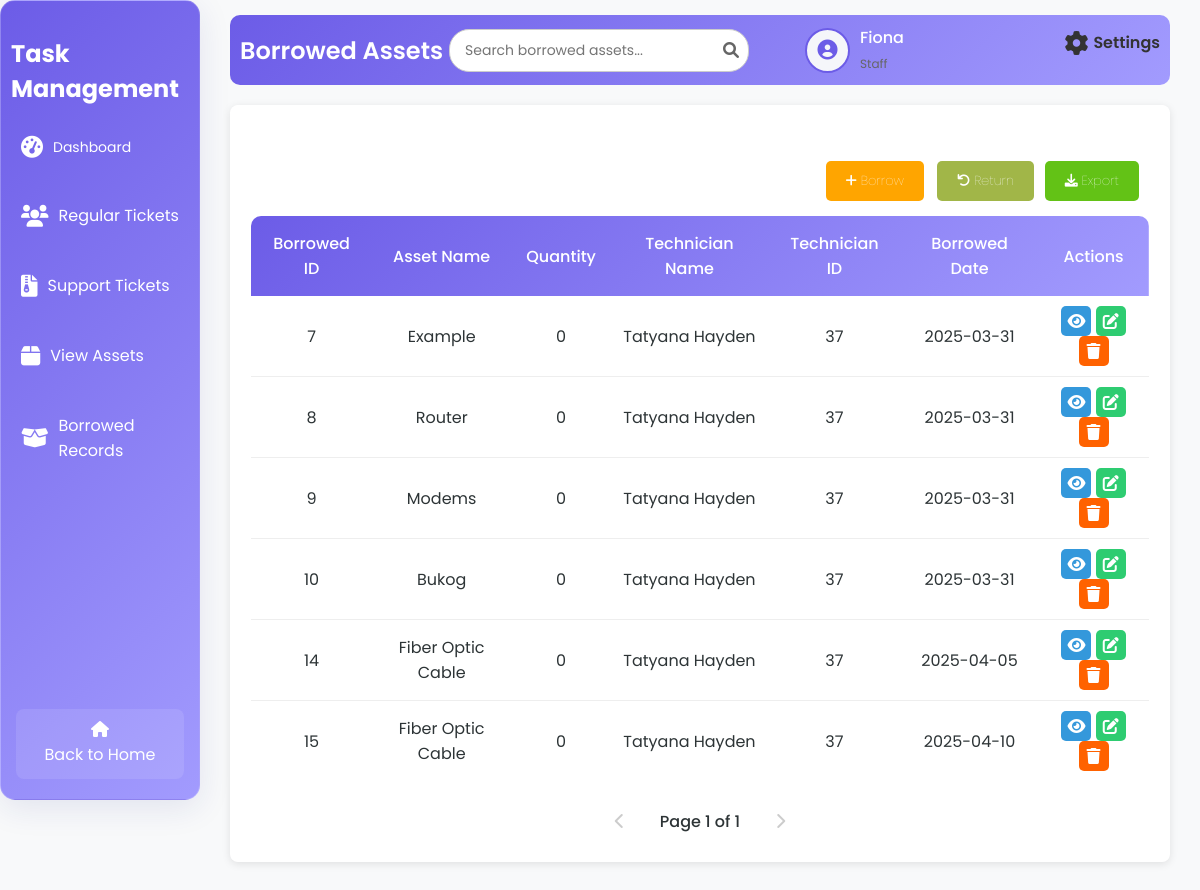
Page /techBorrowed.php (signed in) on the earlier database version.
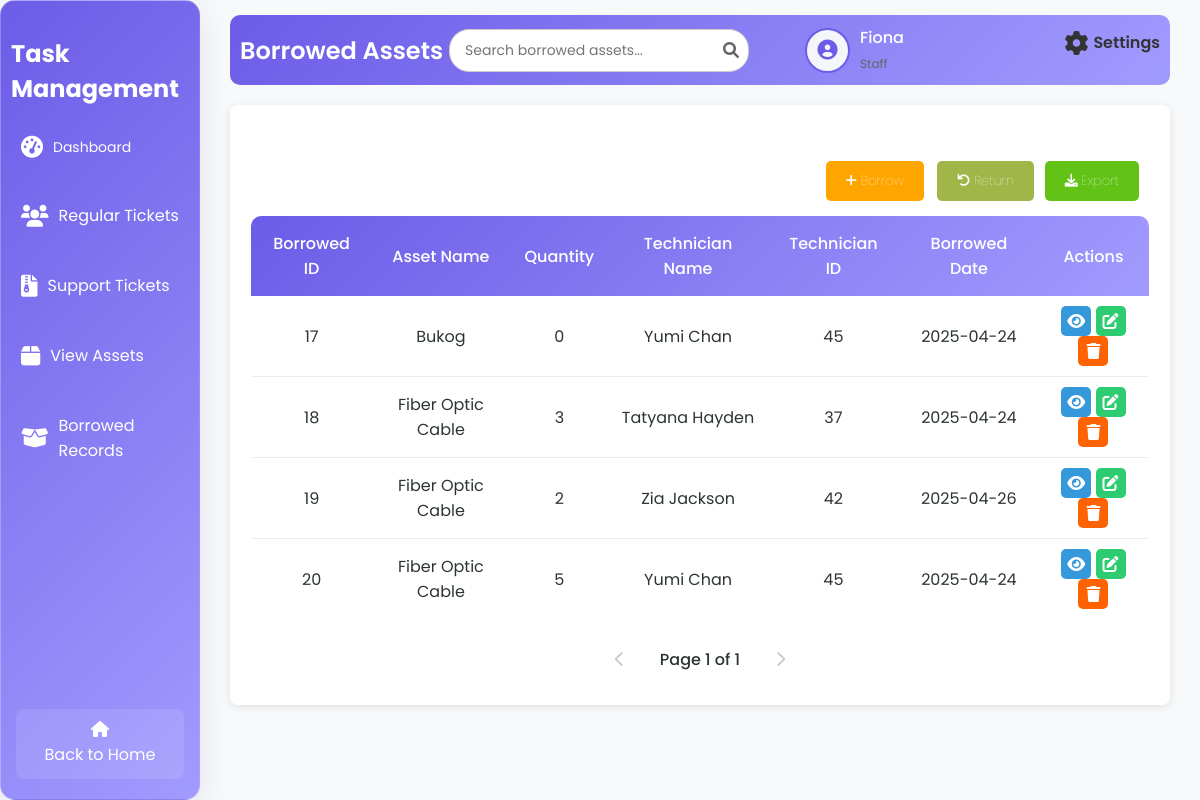
Same page on the later database version.
### tables this page shows
CREATE TABLE `tbl_borrowed` (
  `b_id` int(50) NOT NULL,
  `b_assets_name` varchar(100) NOT NULL,
  `b_quantity` int(50) NOT NULL,
  `b_technician_name` varchar(100) NOT NULL,
  `b_date` date NOT NULL,
  `b_technician_id` int(50) NOT NULL
);

### techBorrowed.php (the view, shortened to what the changed rows need)
<?php
include 'db.php';
if ($conn) {
    $limit = 10;
    $page = isset($_GET['page']) ? (int)$_GET['page'] : 1;
    $offset = ($page - 1) * $limit;
    $sqlBorrowed = "SELECT b_id, b_assets_name, b_quantity, b_technician_name, b_technician_id, b_date
                    FROM tbl_borrowed
                    LIMIT ?, ?";
    $stmt = $conn->prepare($sqlBorrowed);
    $stmt->bind_param("ii", $offset, $limit);
    $stmt->execute();
    $resultBorrowed = $stmt->get_result();
} else {
    echo "Database connection failed.";
    exit();
}
?>
<!DOCTYPE html>
<html lang="en">
<head>
    <link rel="stylesheet" href="borrowedT.css">
    <link rel="stylesheet" href="https://cdnjs.cloudflare.com/ajax/libs/font-awesome/6.0.0-beta3/css/all.min.css">
</head>
<body>
<div class="wrapper">
    <div class="sidebar glass-container">
        <h2>Task Management</h2>
    </div>
    <div class="container">
        <div class="upper">
            <h1>Borrowed Assets</h1>
        </div>
        <div class="table-box glass-container">
            <div class="borrowed">
                <table id="borrowedTable">
                    <thead>
                        <tr>
                            <th>Borrowed ID</th>
                            <th>Asset Name</th>
                            <th>Quantity</th>
                            <th>Technician Name</th>
                            <th>Technician ID</th>
                            <th>Borrowed Date</th>
                            <th>Actions</th>
                        </tr>
                    </thead>
                    <tbody id="tableBody">
                        <?php
                        if ($resultBorrowed && $resultBorrowed->num_rows > 0) {
                            while ($row = $resultBorrowed->fetch_assoc()) {
                                echo "<tr>
                                        <td>{$row['b_id']}</td>
                                        <td>" . (isset($row['b_assets_name']) ? htmlspecialchars($row['b_assets_name'], ENT_QUOTES, 'UTF-8') : 'N/A') . "</td>
                                        <td>{$row['b_quantity']}</td>
                                        <td>{$row['b_technician_name']}</td>
                                        <td>{$row['b_technician_id']}</td>
                                        <td>{$row['b_date']}</td>
                                        <td>
                                            <a class='view-btn' onclick=\"showViewModal('{$row['b_id']}', '" . htmlspecialchars($row['b_assets_name'], ENT_QUOTES, 'UTF-8') . "', '{$row['b_quantity']}', '{$row['b_technician_name']}', '{$row['b_technician_id']}', '{$row['b_date']}')\" title='View'><i class='fas fa-eye'></i></a>
                                            <a href='editBR.php?id={$row['b_id']}' class='edit-btn' title='Edit'><i class='fas fa-edit'></i></a>
                                            <a href='#' class='delete-btn' onclick='showDeleteModal({$row['b_id']})' title='Delete'><i class='fas fa-trash'></i></a>
                                        </td>
                                      </tr>";
                            }
                        } else {
                            echo "<tr><td colspan='7'>No borrowed assets found.</td></tr>";
                        }
                        ?>
                    </tbody>
                </table>
            </div>
        </div>
    </div>
</div>
</body>
</html>

Differences in the rows shown:
removed tbl_borrowed: b_id "7", b_assets_name "Example", b_quantity "0", b_technician_name "Tatyana Hayden", b_technician "37", b_date "2025-03-31"
removed tbl_borrowed: b_id "8", b_assets_name "Router", b_quantity "0", b_technician_name "Tatyana Hayden", b_technician "37", b_date "2025-03-31"
removed tbl_borrowed: b_id "9", b_assets_name "Modems", b_quantity "0", b_technician_name "Tatyana Hayden", b_technician "37", b_date "2025-03-31"
removed tbl_borrowed: b_id "10", b_assets_name "Bukog", b_quantity "0", b_technician_name "Tatyana Hayden", b_technician "37", b_date "2025-03-31"
removed tbl_borrowed: b_id "14", b_assets_name "Fiber Optic Cable", b_quantity "0", b_technician_name "Tatyana Hayden", b_technician "37", b_date "2025-04-05"
removed tbl_borrowed: b_id "15", b_assets_name "Fiber Optic Cable", b_quantity "0", b_technician_name "Tatyana Hayden", b_technician "37", b_date "2025-04-10"
added tbl_borrowed: b_id "17", b_assets_name "Bukog", b_quantity "0", b_technician_name "Yumi Chan", b_technician "45", b_date "2025-04-24"
added tbl_borrowed: b_id "18", b_assets_name "Fiber Optic Cable", b_quantity "3", b_technician_name "Tatyana Hayden", b_technician "37", b_date "2025-04-24"
added tbl_borrowed: b_id "19", b_assets_name "Fiber Optic Cable", b_quantity "2", b_technician_name "Zia Jackson", b_technician "42", b_date "2025-04-26"
added tbl_borrowed: b_id "20", b_assets_name "Fiber Optic Cable", b_quantity "5", b_technician_name "Yumi Chan", b_technician "45", b_date "2025-04-24"
